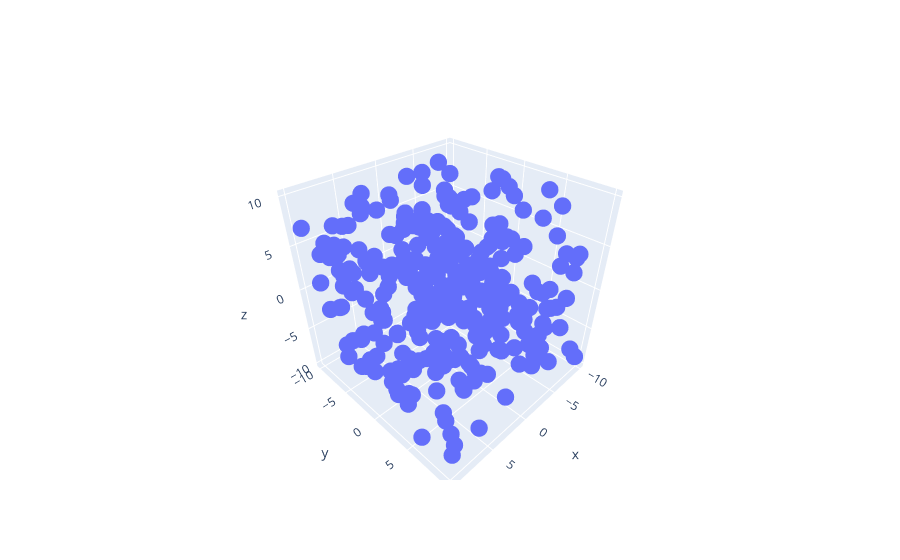

Notebook cell for this chart:
### Code cell
fig=go.Figure()
fig.add_trace(go.Scatter3d(x=df['X'],y=df['Y'],z=df['Z'], mode= "markers" ,marker_size = 6))

### Figure 1 — Plotly figure (JSON) as saved in the notebook; plotly's stock layout.template omitted (floating-point values rounded to 4 significant figures; data arrays with more than 128 entries replaced by an {"elided": "..."} marker saying what was removed)
{"data": [{"marker": {"size": 6}, "mode": "markers", "type": "scatter3d", "x": {"elided": "300 float values"}, "y": {"elided": "300 float values"}, "z": {"elided": "300 float values"}}], "layout": {"autosize": true, "scene": {"aspectmode": "auto", "aspectratio": {"x": 1.002, "y": 1.003, "z": 0.9957}}}}
